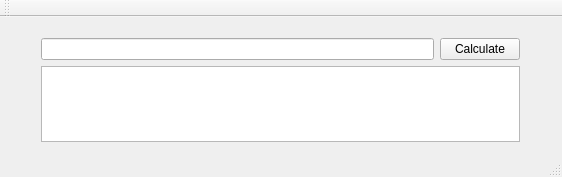
<?xml version="1.0" encoding="UTF-8"?>
<ui version="4.0">
 <class>MainWindowClass</class>
 <widget class="QMainWindow" name="MainWindowClass">
  <property name="geometry">
   <rect>
    <x>0</x>
    <y>0</y>
    <width>562</width>
    <height>177</height>
   </rect>
  </property>
  <property name="windowTitle">
   <string>MainWindow</string>
  </property>
  <widget class="QWidget" name="centralWidget">
   <widget class="QWidget" name="">
    <property name="geometry">
     <rect>
      <x>30</x>
      <y>10</y>
      <width>501</width>
      <height>126</height>
     </rect>
    </property>
    <layout class="QVBoxLayout" name="verticalLayout">
     <item>
      <layout class="QHBoxLayout" name="horizontalLayout">
       <item>
        <widget class="QLineEdit" name="lineEdit"/>
       </item>
       <item>
        <widget class="QPushButton" name="pushButton">
         <property name="text">
          <string>Calculate</string>
         </property>
        </widget>
       </item>
      </layout>
     </item>
     <item>
      <widget class="QTextBrowser" name="textBrowser"/>
     </item>
    </layout>
   </widget>
  </widget>
  <widget class="QMenuBar" name="menuBar">
   <property name="geometry">
    <rect>
     <x>0</x>
     <y>0</y>
     <width>562</width>
     <height>26</height>
    </rect>
   </property>
  </widget>
  <widget class="QToolBar" name="mainToolBar">
   <attribute name="toolBarArea">
    <enum>TopToolBarArea</enum>
   </attribute>
   <attribute name="toolBarBreak">
    <bool>false</bool>
   </attribute>
  </widget>
  <widget class="QStatusBar" name="statusBar"/>
 </widget>
 <layoutdefault spacing="6" margin="11"/>
 <resources>
  <include location="mainwindow.qrc"/>
 </resources>
 <connections/>
</ui>
